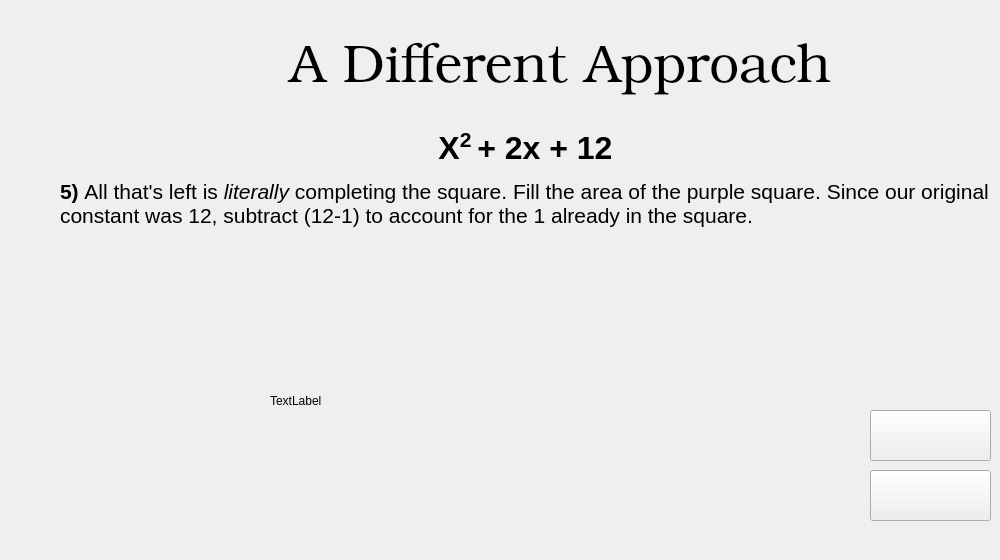
   <widget class="QWidget" name="backgroundPage6">
    <widget class="QPushButton" name="levelButton_7">
     <property name="geometry">
      <rect>
       <x>870</x>
       <y>470</y>
       <width>121</width>
       <height>51</height>
      </rect>
     </property>
     <property name="styleSheet">
      <string notr="true">border-image : url(:/Pictures/selectlevel.png)</string>
     </property>
     <property name="text">
      <string/>
     </property>
    </widget>
    <widget class="QLabel" name="backgroundText_6">
     <property name="geometry">
      <rect>
       <x>60</x>
       <y>120</y>
       <width>931</width>
       <height>131</height>
      </rect>
     </property>
     <property name="styleSheet">
      <string notr="true"/>
     </property>
     <property name="text">
      <string>&lt;html&gt;&lt;head/&gt;&lt;body&gt;&lt;p align=&quot;center&quot;&gt;&lt;span style=&quot; font-size:24pt; font-weight:600;&quot;&gt;X&lt;/span&gt;&lt;span style=&quot; font-size:24pt; font-weight:600; vertical-align:super;&quot;&gt;2 &lt;/span&gt;&lt;span style=&quot; font-size:24pt; font-weight:600;&quot;&gt;+ 2x + 12&lt;/span&gt;&lt;/p&gt;&lt;p&gt;&lt;span style=&quot; font-size:16pt; font-weight:600;&quot;&gt;5) &lt;/span&gt;&lt;span style=&quot; font-size:16pt;&quot;&gt;All that's left is &lt;/span&gt;&lt;span style=&quot; font-size:16pt; font-style:italic;&quot;&gt;literally&lt;/span&gt;&lt;span style=&quot; font-size:16pt;&quot;&gt; completing the square. Fill the area of the purple square. Since our original constant was 12, subtract (12-1) to account for the 1 already in the square.&lt;/span&gt;&lt;br/&gt;&lt;/p&gt;&lt;/body&gt;&lt;/html&gt;</string>
     </property>
     <property name="wordWrap">
      <bool>true</bool>
     </property>
    </widget>
    <widget class="QLabel" name="img_6">
     <property name="geometry">
      <rect>
       <x>270</x>
       <y>250</y>
       <width>520</width>
       <height>301</height>
      </rect>
     </property>
     <property name="text">
      <string>TextLabel</string>
     </property>
    </widget>
    <widget class="QPushButton" name="nextBtn_6">
     <property name="geometry">
      <rect>
       <x>870</x>
       <y>410</y>
       <width>121</width>
       <height>51</height>
      </rect>
     </property>
     <property name="styleSheet">
      <string notr="true">border-image: url(:/Pictures/next.png);</string>
     </property>
     <property name="text">
      <string/>
     </property>
    </widget>
    <widget class="QLabel" name="backgroundTitle_6">
     <property name="geometry">
      <rect>
       <x>270</x>
       <y>30</y>
       <width>581</width>
       <height>81</height>
      </rect>
     </property>
     <property name="font">
      <font>
       <family>URW Bookman L</family>
       <pointsize>40</pointsize>
       <weight>9</weight>
       <italic>false</italic>
       <bold>false</bold>
      </font>
     </property>
     <property name="styleSheet">
      <string notr="true">font: 75 40pt &quot;URW Bookman L&quot;;</string>
     </property>
     <property name="text">
      <string>A Different Approach</string>
     </property>
     <property name="alignment">
      <set>Qt::AlignCenter</set>
     </property>
    </widget>
   </widget>
